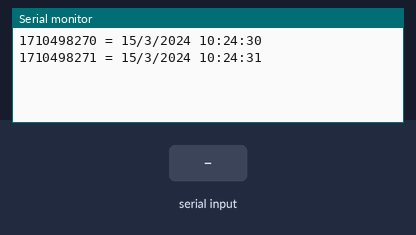
This sketch was run on a simulated Arduino Uno, built with avr-gcc and run on an emulated ATmega328P. Parts: the last lines printed to the serial monitor. The inputs (shaded band) are chosen by the test bench. The local clock reads 2024-03-15 10:24:30 at power-on unless the sketch sets it.

Above: at 1.2 s.
1.3 s: "90,45,200\n" received over Serial
At 2.8 s:
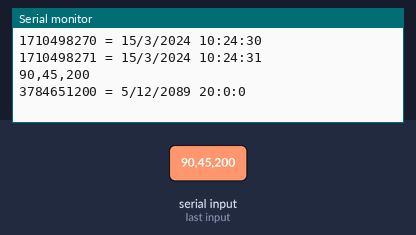
3.5 s: "90,45\n" received over Serial
At 4.8 s:
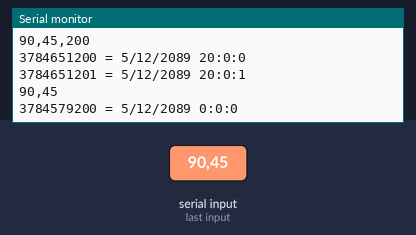
5.5 s: "90,45,200,10\n" received over Serial
At 6.4 s:
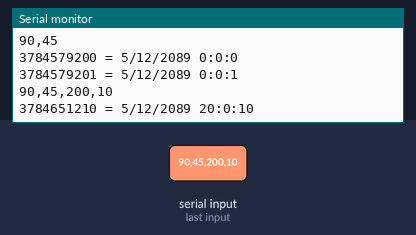
7.5 s: "90,45,200,10,150,30\n" received over Serial
9.5 s: "5\n" received over Serial
At 10.5 s:
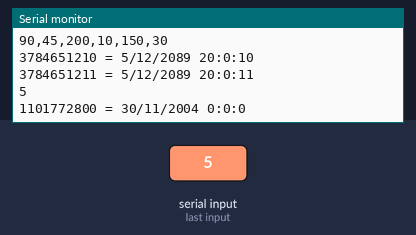
Timing chart, 0 to 12.5 s (numbered marks = the images above; inputs shaded):
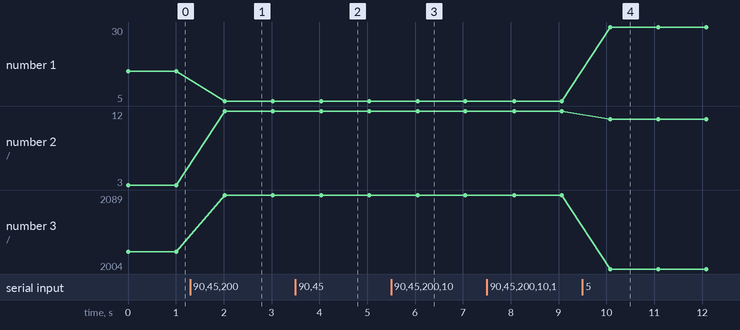

Measured:
- after the input at 1.3 s, the serial monitor: prints a new line after 0.71 s (image 1)
- after the input at 3.5 s, the serial monitor: prints a new line after 0.52 s (image 2)
- after the input at 5.5 s, the serial monitor: prints a new line after 0.54 s (image 3)
- after the input at 9.5 s, the serial monitor: prints a new line after 0.57 s (image 4)
- plotted number 1: 15 → 5 after the input at 1.3 s
- plotted number 2: 3 → 12 after the input at 1.3 s
- plotted number 3: 2024 → 2089 after the input at 1.3 s, 2089 → 2004 after the input at 9.5 s

The sketch:

rtc.ino
```cpp
/***************************************************************
*
*   Programme de gestion d'une Horloge Temps Réel DS3231
*   https://www.maximintegrated.com/en/products/digital/real-time-clocks/DS3231.html
*   https://learn.adafruit.com/adafruit-ds3231-precision-rtc-breakout/arduino-usage
*
*   Auteur : MS
*   Date   : 21/06/2018
*   Version: 0.2
*
*   Connexion :
*    - I2C
*
*   Librairie :
*    - Wire.h : gestion du bus I2C
*    - DS3231.h : Gestion de la RTC et des classes RTClib et DateTime
*
*   Description : Deux modes de fonctionnement :
*   - Mettre à jour la RTC en lui passant un timestamp
*     suivit d'un retour à la ligne sur le port série
*     -> Activer #define TIMESTAMP
*   - Mettre à jour la RTC en lui passant une chaine formatée
*     suivie d'un retour à la ligne : YYMMDDHHmmSS\n
*     -> Activer #define DATETIME
*
*   Exemple :
*    1499800260\n : TIMESTAMP  => 11/07/2017 19:11:00
*    180621172040\n : DATETIME => 21/06/2018 17:20:40
*
********************************************************************/
#include <DS3231.h>
#include <Wire.h>

#define DATETIME
//#define TIMESTAMP

RTClib RTC;
DateTime now;
DS3231 Clock;


byte Year;
byte Month;
byte Date;
byte Hour;
byte Minute;
byte Second;


void setup() {
  Serial.begin(9600);
  Wire.begin();
}

void loop() {

  // If something is coming in on the serial line, it's
  // a time correction so set the clock accordingly.
  if (Serial.available())
  {
    String frame = Serial.readStringUntil('\n');
    Serial.println(frame);

#ifdef DATETIME
    Year  = (byte)(frame.substring(0, 2).toInt());
    Month = (byte)(frame.substring(2, 4).toInt());
    Date  = (byte)(frame.substring(4, 6).toInt());
    Hour  = (byte)(frame.substring(6, 8).toInt());
    Minute = (byte)(frame.substring(8, 10).toInt());
    Second = (byte)(frame.substring(10, 12).toInt());
#endif

#ifdef TIMESTAMP
    uint32_t t = atol(frame.c_str());
    DateTime myDate(t);

    Year  = (byte)(myDate.year() - 2000);
    Month = (byte)myDate.month();
    Date  = (byte)myDate.day();
    Hour  = (byte)myDate.hour();
    Minute = (byte)myDate.minute();
    Second = (byte)myDate.second();
#endif

    Clock.setClockMode(false);	// set to 24h
    //setClockMode(true);	// set to 12h

    Clock.setYear(Year);
    Clock.setMonth(Month);
    Clock.setDate(Date);
    Clock.setHour(Hour);
    Clock.setMinute(Minute);
    Clock.setSecond(Second);
  }
  now = RTC.now();
  uint32_t ts = now.unixtime();
  String horodate = (String)ts + " = " + (String)now.day() + "/" + (String)now.month() +
                           "/" + (String)now.year() + " " + (String)now.hour() +
                           ":" + (String)now.minute() + ":" + (String)now.second();
  Serial.println(horodate);

  delay(1000);
}
```
